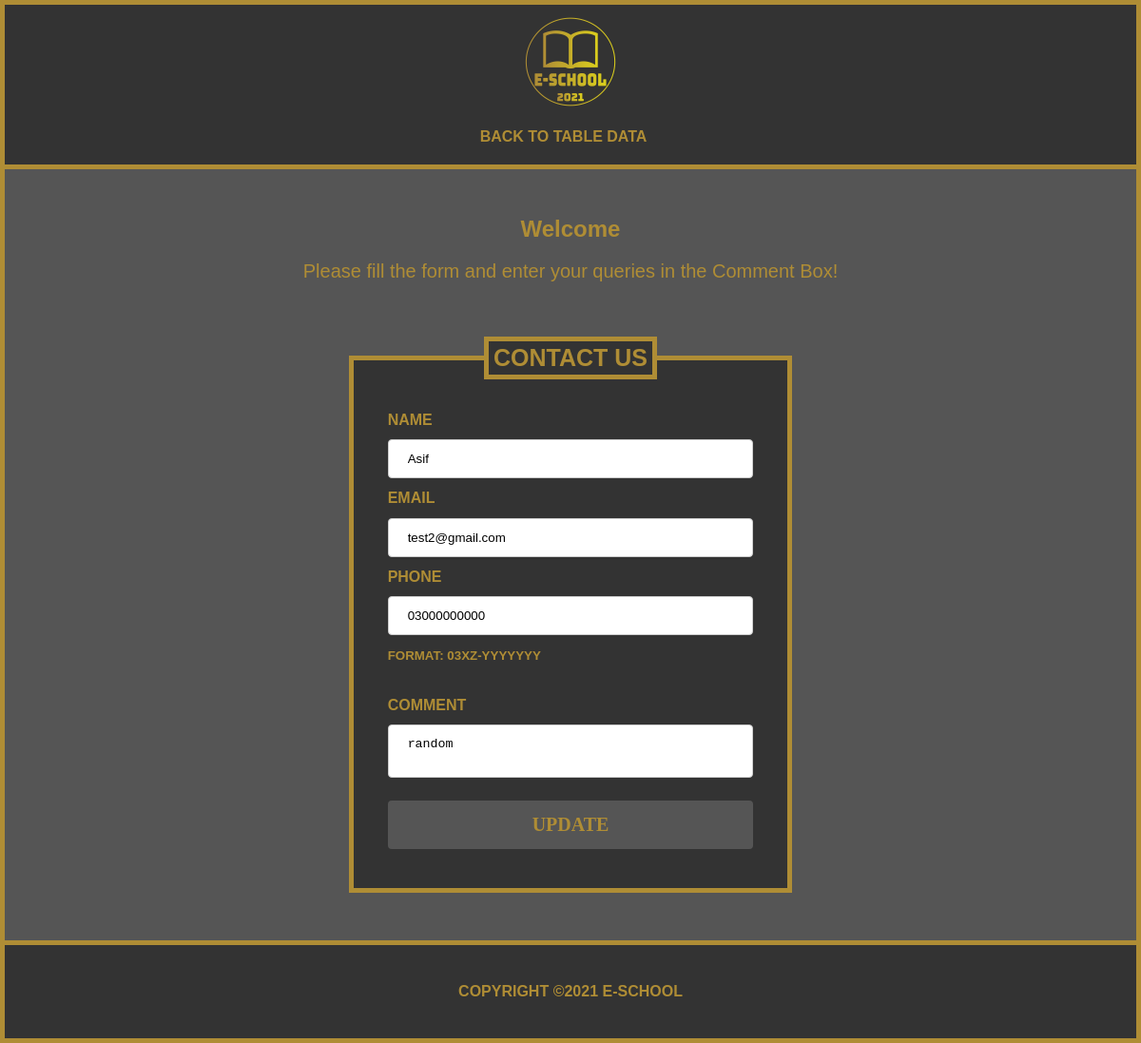
Page /E-School/contactDbUpdate.php?contact_id=3 on the committed database.
### tables this page shows
CREATE TABLE `contact` (
  `contact_id` int(11) NOT NULL,
  `name` varchar(255) NOT NULL,
  `email` varchar(255) NOT NULL,
  `phone` varchar(255) NOT NULL,
  `comment` text NOT NULL,
  `created_at` timestamp NOT NULL DEFAULT current_timestamp()
);

### E-School/contactDbUpdate.php (the view, shortened to what this page needs)
<!DOCTYPE html>
<html lang="en">
<head>
    <link rel="stylesheet" type="text/css" href="style.css">
</head>
<body>
    <div class="lock_2">
        <header id="main-header">
            <div class="container">
                <div id="logo">
                    <img src="images/logo.png" alt="E-SCHOOL LOGO" width="100" height="100">
                </div>
            </div>
        </header>
        <nav id="navbar">
            <div class="container">
                <ul>
                    <li><a href="displaytables.php">Back to Table Data</a></li>
                </ul>
            </div>
        </nav>
    </div>
    <div class="container">
        <div id="contact_sections">
            <section id="sec1">
                <h1>Welcome</h1>
                <p>Please fill the form and enter your queries in the Comment Box!</p>
            </section>
            <section>
<?php
include ('dbConnection.php');
$ids=$_GET['contact_id'];
$Query= "select * from contact where contact_id={$ids}";
$showQuery = mysqli_query($conn,$Query) or die( mysqli_error($conn));
$arrayData = mysqli_fetch_array($showQuery);
        ?>
            <form name="myForm" action="contactDbUpdate.php?contact_id=<?php echo $_GET['contact_id']; ?>"  method="post">
                    <fieldset>
                        <legend>Contact Us</legend>
                        <div id="LIT">
                            <label>Name</label><input type="text" name="name" value = "<?php echo $arrayData['name'] ?>" ><br>
                            <label>Email</label> <input type="email" name="email"  value = "<?php echo $arrayData['email'] ?>"><br>
                            <label>Phone</label><input type="tel" pattern="[0]{1}[3]{1}[0-9]{9}" name="phone"  value = "<?php echo $arrayData['phone'] ?>"><br>
                            <small>FORMAT: 03XZ-YYYYYYY </small><br><br>
                            <label>Comment</label><textarea name="comment" ><?php echo $arrayData['comment'] ?></textarea><br>
			     			<button type="submit" name="submit" >UPDATE</button>
                        </div>
                    </fieldset>
                </form>
            </section>
        </div>
    </div>
    <footer id="main-footer">
        <p>Copyright &copy;2021 E-School</p>
    </footer>
</body>

### E-School/style.css (style rules this page uses)
body { background-color: #555; color: rgb(175, 141, 53); font-family: Arial, Helvetica, sans-serif; font-size: 16px; line-height: 1.6em; margin: 0; border-left: rgb(175, 141, 53) solid; border-right: rgb(175, 141, 53) solid; border-bottom: rgb(175, 141, 53) solid; border-width: 5px; }
h1 { text-align: center; margin-top: 30px; }
.lock_2 { position: relative; }
.container { width: 80%; margin: auto; overflow: hidden; }
#main-header { background-color: #333; color: #708090; border-top: rgb(175, 141, 53) solid; border-width: 5px; }
#navbar { background-color: #333; border-bottom: rgb(175, 141, 53) solid; border-width: 5px; text-transform: uppercase; }
#navbar ul { padding: 0; list-style: none; display: flex; justify-content: center; }
#navbar li { display: inline; }
#navbar a { color: rgb(175, 141, 53); text-decoration: none; font-size: 16px; padding-right: 15px; font-weight: bold; }
#main-footer { background: #333; color: rgb(175, 141, 53); text-align: center; padding: 20px; margin-top: 40px; border-top: rgb(175, 141, 53) solid; border-width: 5px; text-transform: uppercase; font-size: 16px; font-weight: bold; }
#logo { padding-top: 10px; display: flex; justify-content: center; }
* { box-sizing: border-box }
#contact_sections { margin: auto; padding: 10px; }
#contact_sections h1 { text-align: center; }
#sec1 { padding: 10px; margin-bottom: 25px; }
#sec1 p { text-align: center; font-size: 20px; }
#contact_sections form fieldset { margin-left: 25%; margin-right: 25%; background-color: #333; border: 5px solid; border-color: rgb(175, 141, 53); font-weight: bold; }
#contact_sections form legend { text-align: center; padding: 5px; border: 5px solid; background-color: #333; text-transform: uppercase; font-size: 25px; }
#LIT { margin: 2%; padding: 15px; }
#contact_sections form label { margin-right: 20px; text-transform: uppercase; }
#contact_sections form textarea { resize: none; }
input[type=text], select, input[type=email], input[type=tel], input[type=password], #contact_sections form textarea { width: 100%; padding: 12px 20px; margin: 8px 0; display: inline-block; border: 1px solid #ccc; border-radius: 4px; box-sizing: border-box; }
button[type=submit], #reset { width: 100%; background-color: #555; color: rgb(175, 141, 53); padding: 14px 20px; margin: 8px 0; border: none; border-radius: 4px; cursor: pointer; font-weight: bold; font-size: 20px; text-transform: uppercase; font-family: 'Times New Roman', Times, serif; }

### rows in the picture
contact: name "Asif", email "test2@gmail.com", phone "03000000000", comment "random"
